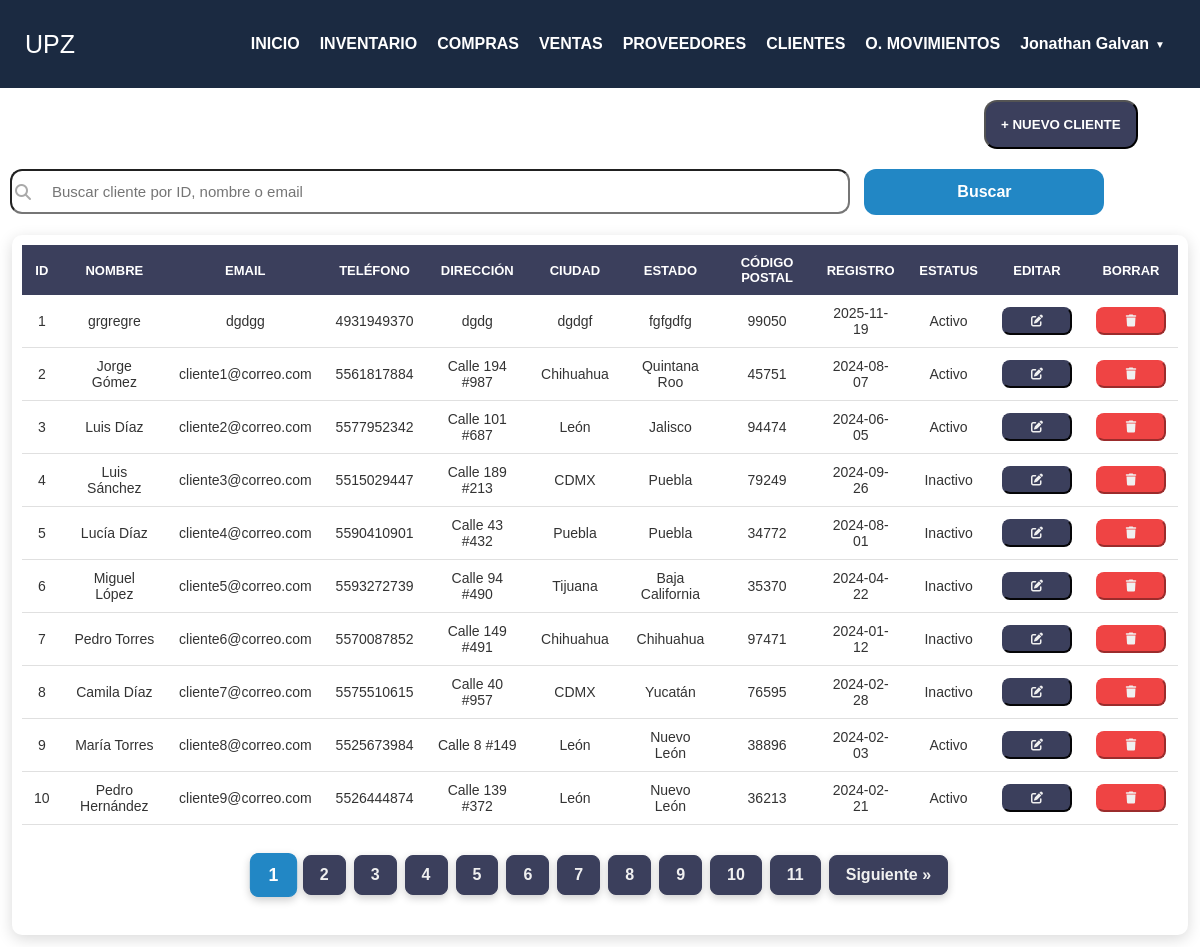
Screenshot of /INCICIO/clientes.php (signed in) with the database file from the repository.
### tables this page shows
CREATE TABLE `clientes` (
  `id_clientes` int(11) NOT NULL,
  `nombre` varchar(100) DEFAULT NULL,
  `email` varchar(100) DEFAULT NULL,
  `telefono` varchar(15) DEFAULT NULL,
  `direccion` varchar(250) DEFAULT NULL,
  `ciudad` varchar(100) DEFAULT NULL,
  `estado` varchar(100) DEFAULT NULL,
  `codigo_postal` varchar(45) DEFAULT NULL,
  `fecha_registro` date DEFAULT NULL,
  `estatus` enum('Activo','Inactivo') DEFAULT NULL
);

### INCICIO/clientes.php (the view, shortened to what this page needs)
<?php
$conexion = conectar();
$por_pagina = 10;
$pagina = isset($_GET['pagina']) ? (int)$_GET['pagina'] : 1;
$inicio = ($pagina - 1) * $por_pagina;
$total_query = mysqli_query($conexion, "SELECT COUNT(*) as total FROM Clientes");
$total_row = mysqli_fetch_assoc($total_query);
$total_registros = $total_row['total'];
$total_paginas = ceil($total_registros / $por_pagina);
$sql = "SELECT * FROM Clientes LIMIT $inicio, $por_pagina";
$query = mysqli_query($conexion, $sql);
?>
<!DOCTYPE html>
<html lang="es">
<head>
    <link rel="stylesheet" href="css/style1.css">
</head>
<body>
    <?php include("menu.php"); ?>
    <div class="scroll"></div>
    <button id="btnAbrirFormulario">+ NUEVO CLIENTE</button>
    <form action="" method="POST">
        <div class="input-box">
            <i class="fa-solid fa-magnifying-glass"></i>
            <input type="text" name="buscar" placeholder="Buscar cliente por ID, nombre o email">
            <button type="submit" class="btnBuscar">Buscar</button>
        </div>
    </form>
    <?php
        if (!empty($_POST['buscar'])) {
            $buscar = $_POST['buscar'];
            $sql = "SELECT * FROM Clientes
                    WHERE id_clientes LIKE '%$buscar%'
                    OR nombre LIKE '%$buscar%'
                    OR email LIKE '%$buscar%'";
            $query = mysqli_query($conexion, $sql);
        } else {
            $sql = "SELECT * FROM Clientes LIMIT $inicio, $por_pagina";
            $query = mysqli_query($conexion, $sql);
        }
    ?>
    <div class="table-container">
        <table>
            <thead>
                <tr>
                    <th>ID</th>
                    <th>Nombre</th>
                    <th>Email</th>
                    <th>Teléfono</th>
                    <th>Dirección</th>
                    <th>Ciudad</th>
                    <th>Estado</th>
                    <th>Código postal</th>
                    <th>Registro</th>
                    <th>Estatus</th>
                    <th>Editar</th>
                    <th>Borrar</th>
                </tr>
            </thead>
            <tbody>
                <?php while($row = mysqli_fetch_array($query)) { ?>
                <tr>
                    <td><?php echo $row['id_clientes']; ?></td>
                    <td><?php echo $row['nombre']; ?></td>
                    <td><?php echo $row['email']; ?></td>
                    <td><?php echo $row['telefono']; ?></td>
                    <td><?php echo $row['direccion']; ?></td>
                    <td><?php echo $row['ciudad']; ?></td>
                    <td><?php echo $row['estado']; ?></td>
                    <td><?php echo $row['codigo_postal']; ?></td>
                    <td><?php echo $row['fecha_registro']; ?></td>
                    <td><?php echo $row['estatus']; ?></td>
                    <td>
                        <button class="btn-modificar" onclick="abrirEditar(
                            '<?php echo $row['id_productos']; ?>',
                            '<?php echo $row['codigo_articulo']; ?>',
                            '<?php echo $row['nombre']; ?>',
                            '<?php echo $row['categoria']; ?>',
                            '<?php echo $row['cantidad']; ?>',
                            '<?php echo $row['precio_compra']; ?>',
                            '<?php echo $row['precio_venta']; ?>',
                            '<?php echo $row['proveedor']; ?>',
                            '<?php echo $row['fecha_ingreso']; ?>',
                            '<?php echo $row['ubicacion']; ?>',
                            '<?php echo $row['estado']; ?>'
                        )">
                            <i class="fa-solid fa-pen-to-square"></i>
                        </button>
                    </td>
                    <td>
                        <button class="btn-eliminar"
                            onclick="if (confirm('¿Seguro de eliminar?')) {
                                window.location.href='control/delete_cliente.php?id=<?php echo $row['id_clientes']; ?>';
                            }">
                            <i class="fa-solid fa-trash"></i>
                        </button>
                    </td>
                </tr>
                <?php } ?>
            </tbody>
        </table>
        <div class="paginacion">
            <?php for ($i = 1; $i <= $total_paginas; $i++): ?>
                <a href="?pagina=<?php echo $i; ?>" class="<?php echo $i == $pagina ? 'activo' : ''; ?>">
                    <?php echo $i; ?>
                </a>
            <?php endfor; ?>
            <?php if ($pagina < $total_paginas): ?>
                <a href="?pagina=<?php echo $pagina + 1; ?>">Siguiente &raquo;</a>
            <?php endif; ?>
        </div>
    </div>
</body>
</html>

### INCICIO/css/style1.css (style rules this page uses)
* { margin: 0; padding: 0; box-sizing: border-box; }
body { font-family: 'PT Sans', sans-serif; background: #fff; color: #fff; }
.scroll { height: 50px; }
#btnAbrirFormulario { background-color: #3b3f5c; color: #fff; font-weight: bold; cursor: pointer; padding: 15px; margin-top: 30px; border-radius: 13px; margin-left: 82%; margin-bottom: 20px; }
.btn-eliminar { border-radius: 10px; width: 85px; height: 30px; color: #f0f0f0; background-color: #EF4444; border-color: #EF4444; cursor: pointer; }
.btn-modificar { border-radius: 10px; width: 85px; height: 30px; color: #f0f0f0; background-color: #3b3f5c; border-color: #3b3f5c; cursor: pointer; }
.table-container { margin: 1%; padding: 10px; background-color: #ffffff; border-radius: 10px; box-shadow: 0 4px 15px rgba(0, 0, 0, 0.15); overflow-x: auto; }
table { width: 100%; border-collapse: collapse; font-size: 14px; }
th, td { padding: 10px 12px; text-align: center; }
td { color: #333; }
thead { background-color: #3b3f5c; color: #fff; }
th { font-size: 13px; font-weight: bold; text-transform: uppercase; }
tbody tr { border-bottom: 1px solid #e0e0e0; }
.btn-eliminar, .btn-modificar { width: 70px; height: 28px; font-size: 12px; padding: 3px; border-radius: 8px; }
.paginacion { display: flex; justify-content: center; align-items: center; margin: 30px auto; gap: 8px; flex-wrap: wrap; }
.paginacion a { text-decoration: none; background-color: #3b3f5c; color: #f0f0f0; padding: 10px 16px; border-radius: 8px; font-weight: bold; transition: all 0.3s ease; box-shadow: 0 3px 8px rgba(0, 0, 0, 0.2); border: 1px solid #3b3f5c; }
.paginacion a.activo { background-color: #2287c5; color: #fff; border: 1px solid #2287c5; transform: scale(1.1); }
.input-box { position: relative; margin-bottom: 20px; }
.input-box i { position: absolute; left: 15px; top: 50%; transform: translateY(-50%); color: #aaa; font-size: 16px; }
.input-box input { width: 70%; padding: 12px 15px 12px 40px; border-radius: 12px; background: rgba(255, 255, 255, 0.08); color: #3b3f5c; font-size: 15px; transition: all 0.3s ease; outline: none; margin-left: 10px; }
.btnBuscar { width: 20%; padding: 14px; background: linear-gradient(135deg, #2287c5, #2287c5); color: white; font-size: 16px; font-weight: bold; border: none; border-radius: 12px; cursor: pointer; transition: transform 0.2s ease, box-shadow 0.3s ease; margin-left: 10px; }

### rows the page displays
clientes: id_clientes "1", nombre "grgregre", email "dgdgg", telefono "4931949370", direccion "dgdg", ciudad "dgdgf", estado "fgfgdfg", codigo_postal "99050", fecha_registro "2025-11-19", estatus "Activo"
clientes: id_clientes "2", nombre "Jorge Gómez", email "cliente1@correo.com", telefono "5561817884", direccion "Calle 194 #987", ciudad "Chihuahua", estado "Quintana Roo", codigo_postal "45751", fecha_registro "2024-08-07", estatus "Activo"
clientes: id_clientes "3", nombre "Luis Díaz", email "cliente2@correo.com", telefono "5577952342", direccion "Calle 101 #687", ciudad "León", estado "Jalisco", codigo_postal "94474", fecha_registro "2024-06-05", estatus "Activo"
clientes: id_clientes "4", nombre "Luis Sánchez", email "cliente3@correo.com", telefono "5515029447", direccion "Calle 189 #213", ciudad "CDMX", estado "Puebla", codigo_postal "79249", fecha_registro "2024-09-26", estatus "Inactivo"
clientes: id_clientes "5", nombre "Lucía Díaz", email "cliente4@correo.com", telefono "5590410901", direccion "Calle 43 #432", ciudad "Puebla", estado "Puebla", codigo_postal "34772", fecha_registro "2024-08-01", estatus "Inactivo"
clientes: id_clientes "6", nombre "Miguel López", email "cliente5@correo.com", telefono "5593272739", direccion "Calle 94 #490", ciudad "Tijuana", estado "Baja California", codigo_postal "35370", fecha_registro "2024-04-22", estatus "Inactivo"
clientes: id_clientes "7", nombre "Pedro Torres", email "cliente6@correo.com", telefono "5570087852", direccion "Calle 149 #491", ciudad "Chihuahua", estado "Chihuahua", codigo_postal "97471", fecha_registro "2024-01-12", estatus "Inactivo"
clientes: id_clientes "8", nombre "Camila Díaz", email "cliente7@correo.com", telefono "5575510615", direccion "Calle 40 #957", ciudad "CDMX", estado "Yucatán", codigo_postal "76595", fecha_registro "2024-02-28", estatus "Inactivo"
clientes: id_clientes "9", nombre "María Torres", email "cliente8@correo.com", telefono "5525673984", direccion "Calle 8 #149", ciudad "León", estado "Nuevo León", codigo_postal "38896", fecha_registro "2024-02-03", estatus "Activo"
clientes: id_clientes "10", nombre "Pedro Hernández", email "cliente9@correo.com", telefono "5526444874", direccion "Calle 139 #372", ciudad "León", estado "Nuevo León", codigo_postal "36213", fecha_registro "2024-02-21", estatus "Activo"

### other values shown
$_SESSION["nombre"] "Jonathan"
$_SESSION["apellido"] "Galvan"
